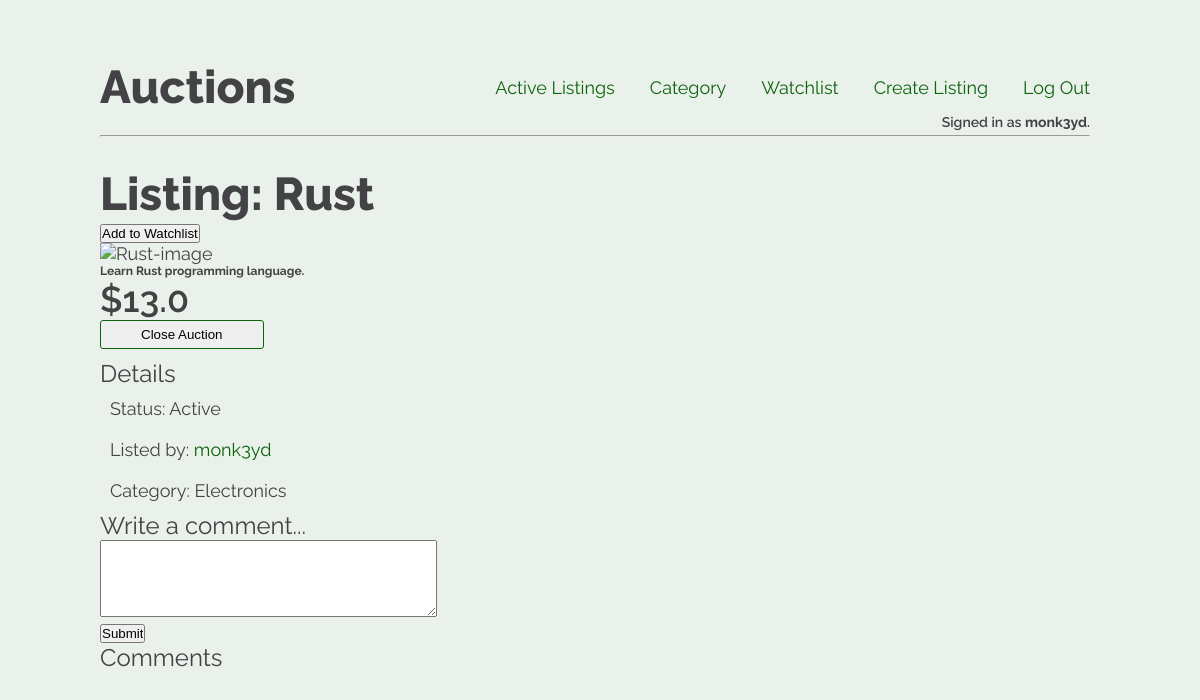
/item/2 (signed in), run on the app's committed database.
### auctions/models.py (models this page shows, shortened)
class User(AbstractUser):
    pass

class ListingItem(models.Model):
    title = models.CharField(max_length=50)
    description = models.CharField(max_length=250)
    starting_bid = models.FloatField()
    img_url = models.URLField(blank=True)  # models.ImageField()
    category = models.CharField(max_length=50, choices=category_choices)
    starting_date = models.DateTimeField(auto_now=True)
    author = models.ForeignKey(
        settings.AUTH_USER_MODEL,
        on_delete=models.CASCADE,
    )  # ForeigKey to User.
    is_active = models.BooleanField(default=True)
    in_watchlist = models.BooleanField(default=False)
    highest_bid = models.FloatField(default=0)
    highest_bid_user = models.CharField(max_length=50, blank=True, null=True)

### auctions/views.py (the view, shortened to what this page needs)
# urls.py: path("item/<int:item_uid>", views.item, name="item"),
def item(request, item_uid):
    item = ListingItem.objects.get(id=item_uid)
    form = BidForm()
    comment_form = CommentForm()
    comments = ListingComment.objects.filter(item=item)
    try:
        if WatchList.objects.filter(user=request.user, item=item).exists():
            item.in_watchlist = True
    except TypeError:
        pass
    return render(request, "auctions/item.html", {
        "item": item,
        "in_watchlist": item.in_watchlist,
        "form": form,
        "comment_form": comment_form,
        "comments": comments,
        })

### auctions/models.py
class BidForm(ModelForm):
    class Meta:
        model = Bid
        fields = {
            'bid': 'Bid',
        }
        error_messages = {
            'bid': {
                'max_length': _("Your bid is too low!"),
            },
        }

class CommentForm(ModelForm):
    class Meta:
        model = ListingComment
        fields = ['comment']
        widgets = {
            'comment': Textarea(attrs={'cols': 40, 'rows': 5}),
        }

### auctions/templates/auctions/item.html (shortened to what this page needs)
{% extends 'auctions/layout.html' %}
{% block body %}
  <h1>Listing: {{ item.title }}</h1>
  {% if user.is_authenticated %}
    {% if not in_watchlist %}
      <form action="{% url 'item' item.id %}" method="POST">
          <input name="submit-to-watchlist" type="submit" value="Add to Watchlist">
      </form>
    {% else %}
      <div>
          <span class="badge bg-secondary text-light">Watchlist</span>
      </div>
    {% endif %}
  {% endif %}
  <img src="{{ item.img_url }}" alt="{{ item.title }}-image" width="640">
  <h6>{{ item.description }}</h6>
  {% if item.starting_bid > item.highest_bid %}
    <h2>${{ item.starting_bid }}</h2>
  {% else %}
  <h2>${{ item.highest_bid }}</h2>
  {% endif %}
  {% if user.is_authenticated %}
    {% if item.is_active %}
      {% if item.author != user %}
        <form action="{% url 'bid' item.id %}" method="POST">
            {% csrf_token %}
            {{ form }}
            <input class="btn btn-primary my-2" type="submit" value="Place Bid" placeholder="Bid">
        </form>
      {% else %}
        <form action="{% url 'close' item.id %}" method="POST">
            <input class="btn btn-primary my-2" type="submit" value="Close Auction" placeholder="close-auction-btn">
        </form>
      {% endif %}
    {% else %}
        {% if item.highest_bid_user == user.username %}
          <span>You are the Winner: {{ item.highest_bid_user }}!!</span>
        {% endif %}
    {% endif %}
  {% endif %}
  <h3>Details</h3>
  <ul>
    {% if item.is_active %}
        <li>Status: Active</li>
    {% else %}
        <li>Status: Closed</li>
    {% endif %}
    <li>Listed by: <a href="#">{{ item.author }}</a></li>
    <li>Category: {{ item.category }}</li>
  </ul>
<h3>Write a comment...</h3>
<form action="{% url 'comment' item.id %}" method="POST">
  {{ comment_form }}
  <br>
  <input type="submit" value="Submit">
</form>
<h3>Comments</h3>
{% endblock %}

### auctions/templates/auctions/layout.html (shortened to what this page needs)
<!DOCTYPE html>
{% load static %}
<html lang="en">
    <head>
        <link href="{% static 'auctions/style.css' %}" rel="stylesheet">
    </head>
    <body>
        <nav class="navbar">
            <h1 class="nav-brand">Auctions</h1>
            <ul class="navbar-nav">
                <li class="nav-item">
                    <a class="nav-link" href="{% url 'index' %}">Active Listings</a>
                </li>
                <li class="nav-item">
                    <a class="nav-link" href="{% url 'categories' %}">Category</a>
                </li>
                {% if user.is_authenticated %}
                    <li class="nav-item">
                        <a class="nav-link" href="{% url 'watchlist' %}">Watchlist</a>
                    </li>
                    <li class="nav-item">
                        <a class="nav-link" href="{% url 'create' %}">Create Listing</a>
                    </li>
                    <li class="nav-item">
                        <a class="nav-link" href="{% url 'logout' %}">Log Out</a>
                    </li>
                {% endif %}
            </ul>
        </nav>
        <div class="login-status">
            {% if user.is_authenticated %}
                Signed in as <strong>{{ user.username }}</strong>.
            {% else %}
                Not signed in.
            {% endif %}
        </div>
        <hr>
        {% block body %}
        {% endblock %}
    </body>
</html>

### auctions/static/auctions/style.css (style rules this page uses)
* { box-sizing: border-box; margin: 0; padding: 0; }
html { font-size: 62.5%; }
body { color: rgb(67, 67, 70); background-color: rgb(234, 241, 234); font-size: 1.8rem; font-family: 'Raleway', 'Trebuchet MS', 'Lucida Sans Unicode', 'Lucida Grande', 'Lucida Sans', Arial, sans-serif; padding: 6rem 10rem; }
h1 { font-size: 4.6rem; font-weight: 800; }
h2 { font-size: 3.6rem; font-weight: 600; }
h3 { font-size: 2.4rem; font-weight: 400; }
ul { list-style-type: none; }
li { padding: 1rem; }
a { color: rgb(12, 99, 12); text-decoration: none; }
.navbar { display: flex; justify-content: space-between; align-items: center; }
.navbar-nav { display: flex; flex-wrap: wrap; }
.nav-item { margin-left: 1.5rem; }
.login-status { font-size: 1.4rem; font-weight: 600; text-align: end; padding-right: 1rem; }
hr { margin: 0.5rem 1rem 3rem 0; }
.btn { border: 1px solid rgb(12, 99, 12); border-radius: 0.3rem; margin-bottom: 1rem; padding: 0.6rem 4rem; }

### data on the page
User: username "monk3yd"
ListingItem: title "Rust", description "Learn Rust programming language.", starting_bid "13.0", author "monk3yd", category "Electronics"
